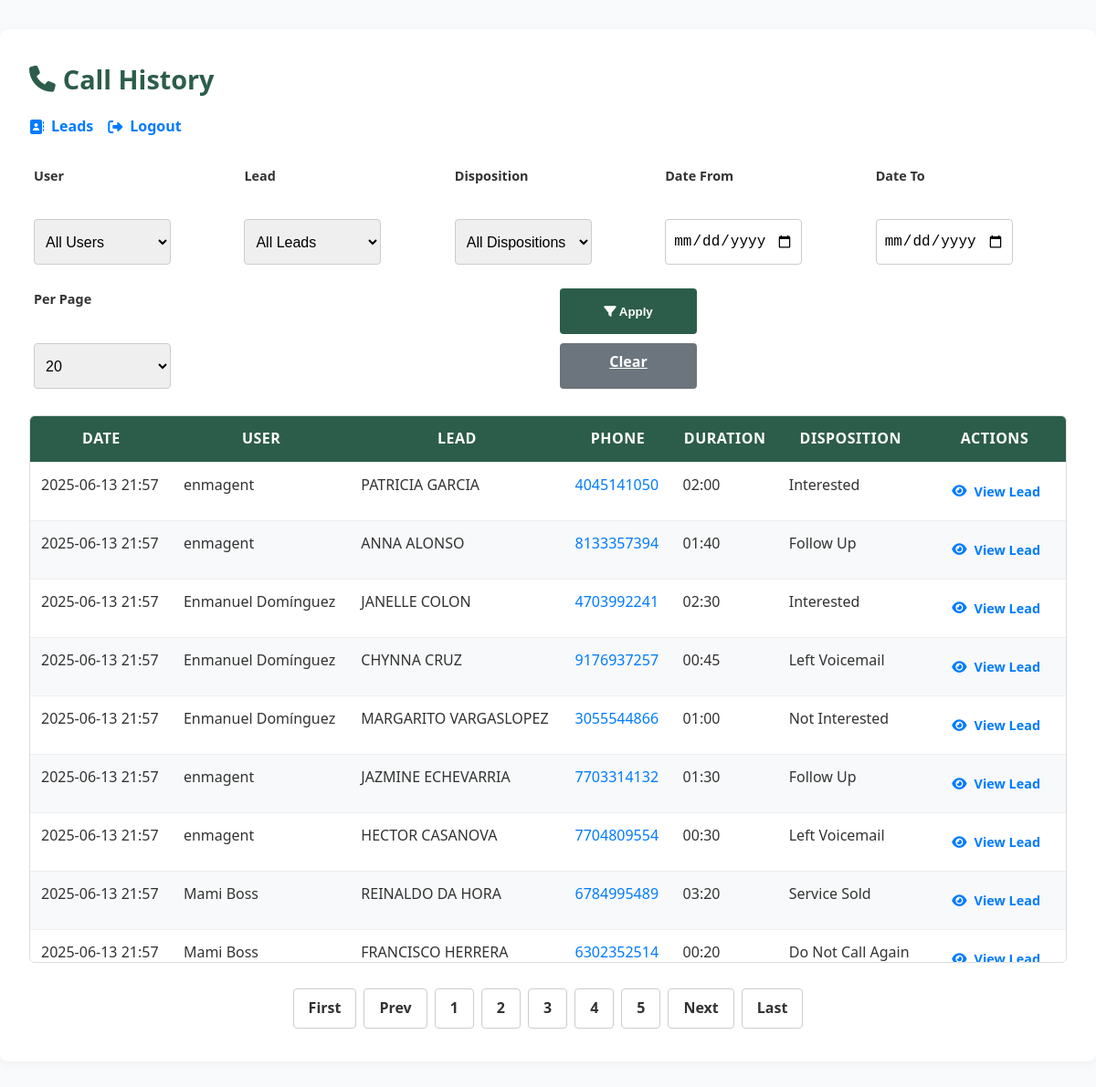
The page /calls/list.php (signed in) on the database as committed earlier.
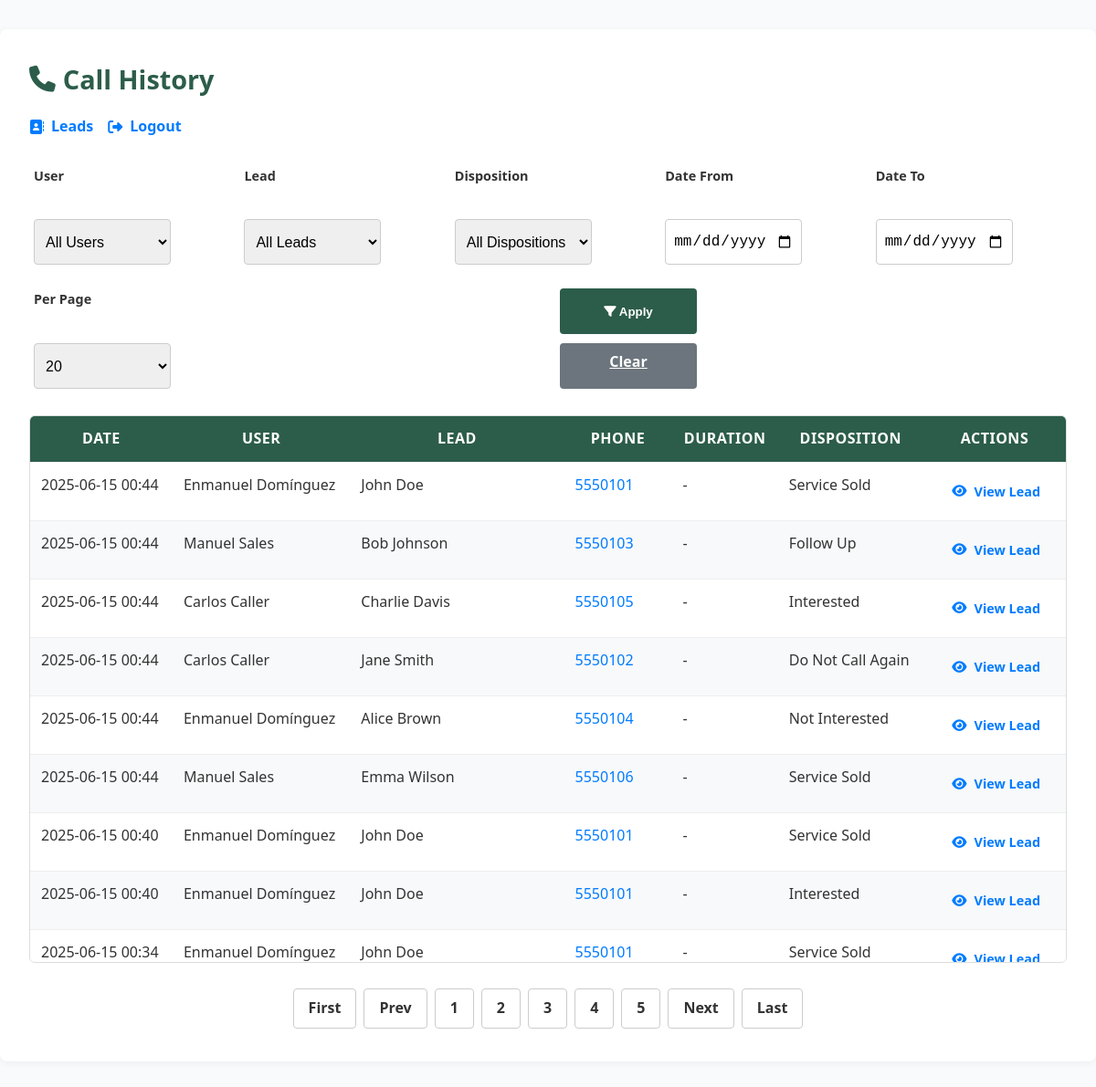
The same page on the database as committed later.
### tables this page shows
CREATE TABLE `interactions` (
  `id` int(11) NOT NULL,
  `lead_id` int(11) NOT NULL,
  `user_id` int(11) NOT NULL,
  `disposition_id` int(11) NOT NULL,
  `notes` text DEFAULT NULL,
  `interaction_time` datetime NOT NULL DEFAULT current_timestamp(),
  `duration_seconds` int(11) DEFAULT NULL,
  `created_at` datetime NOT NULL DEFAULT current_timestamp(),
  `updated_at` datetime NOT NULL DEFAULT current_timestamp() ON UPDATE current_timestamp()
);

CREATE TABLE `users` (
  `id` int(11) NOT NULL,
  `name` varchar(100) NOT NULL,
  `email` varchar(100) NOT NULL,
  `password_hash` varchar(255) NOT NULL,
  `status` enum('active','inactive') NOT NULL DEFAULT 'active',
  `created_at` datetime NOT NULL DEFAULT current_timestamp(),
  `updated_at` datetime NOT NULL DEFAULT current_timestamp() ON UPDATE current_timestamp()
);

CREATE TABLE `leads` (
  `id` int(11) NOT NULL,
  `external_id` varchar(100) NOT NULL,
  `prefix` varchar(20) DEFAULT NULL,
  `first_name` varchar(50) NOT NULL,
  `mi` varchar(10) DEFAULT NULL,
  `last_name` varchar(50) NOT NULL,
  `phone` varchar(20) NOT NULL,
  `email` varchar(100) DEFAULT NULL,
  `address_line` varchar(150) DEFAULT NULL,
  `suite_apt` varchar(50) DEFAULT NULL,
  `city` varchar(50) DEFAULT NULL,
  `state` char(2) DEFAULT NULL,
  `zip5` char(5) DEFAULT NULL,
  `zip4` char(4) DEFAULT NULL,
  `delivery_point_bar_code` varchar(20) DEFAULT NULL,
  `carrier_route` varchar(20) DEFAULT NULL,
  `fips_county_code` char(5) DEFAULT NULL,
  `county_name` varchar(50) DEFAULT NULL,
  `age` int(11) DEFAULT NULL,
  `insurance_interest_id` int(11) DEFAULT NULL,
  `source_id` int(11) NOT NULL,
  `do_not_call` tinyint(1) NOT NULL DEFAULT 0,
  `taken_by` int(11) DEFAULT NULL,
  `taken_at` datetime DEFAULT NULL,
  `created_at` datetime NOT NULL DEFAULT current_timestamp(),
  `updated_at` datetime NOT NULL DEFAULT current_timestamp() ON UPDATE current_timestamp(),
  `income` varchar(10) DEFAULT NULL,
  `language` varchar(10) DEFAULT NULL,
  `notes` text DEFAULT NULL,
  `uploaded_by` int(11) DEFAULT NULL
);

CREATE TABLE `dispositions` (
  `id` int(11) NOT NULL,
  `name` varchar(50) NOT NULL,
  `created_at` datetime NOT NULL DEFAULT current_timestamp()
);

### calls/list.php (the view, shortened to what the changed rows need)
<?php
$pdo  = getPDO();
$page    = max(1, (int)($_GET['page'] ?? 1));
$perPage = (int)($_GET['per_page'] ?? 20);
$perPage = in_array($perPage, [10,20,50,100], true) ? $perPage : 20;
$offset  = ($page - 1) * $perPage;
$conds  = [];
$params = [];
$where = $conds ? "WHERE " . implode(" AND ", $conds) : "";
$countStmt = $pdo->prepare("
    SELECT COUNT(*)
    FROM interactions i
    JOIN users u ON i.user_id = u.id
    JOIN leads l ON i.lead_id = l.id
    $where
");
$countStmt->execute($params);
$totalCalls = (int)$countStmt->fetchColumn();
$totalPages = max(1, (int)ceil($totalCalls / $perPage));
$stmt = $pdo->prepare("
    SELECT
        i.id,
        i.created_at,
        i.duration_seconds,
        d.name AS disposition,
        u.name AS user,
        l.id   AS lead_id,
        CONCAT(l.first_name,' ',l.last_name) AS lead_name,
        l.phone
    FROM interactions i
    JOIN users u        ON i.user_id = u.id
    JOIN leads l        ON i.lead_id = l.id
    JOIN dispositions d ON i.disposition_id = d.id
    $where
    ORDER BY i.created_at DESC
    LIMIT $offset, $perPage
");
$stmt->execute($params);
$calls = $stmt->fetchAll(PDO::FETCH_ASSOC);
function h($s){ return htmlspecialchars((string)$s, ENT_QUOTES, 'UTF-8'); }
function dur_mmss(?int $s): string {
    if (!$s) return '-';
    $m = floor($s/60);
    $r = $s%60;
    return sprintf('%02d:%02d', $m, $r);
}
function query_keep(array $extra = []): string {
    $keep = [
        'user'        => $_GET['user']        ?? '',
        'lead'        => $_GET['lead']        ?? '',
        'disposition' => $_GET['disposition'] ?? '',
        'date_from'   => $_GET['date_from']   ?? '',
        'date_to'     => $_GET['date_to']     ?? '',
        'per_page'    => $_GET['per_page']    ?? '',
    ];
    $q = array_filter($keep, fn($v)=>$v!=='');
    $q = array_merge($q, $extra);
    return http_build_query($q);
}
?>
<!DOCTYPE html>
<html lang="en">
<head>
  <link rel="stylesheet" href="https://cdnjs.cloudflare.com/ajax/libs/font-awesome/6.4.0/css/all.min.css">
  <link rel="stylesheet" href="../assets/css/calls/list.css">
</head>
<body>
<div class="container">
  <h1><i class="fas fa-phone"></i> Call History</h1>
  <div class="table-container">
    <table class="call-table">
      <thead>
        <tr>
          <th>Date</th>
          <th>User</th>
          <th>Lead</th>
          <th>Phone</th>
          <th>Duration</th>
          <th>Disposition</th>
          <th>Actions</th>
        </tr>
      </thead>
      <tbody>
        <?php if (!$calls): ?>
          <tr><td colspan="7" class="empty">No calls found.</td></tr>
        <?php else: foreach ($calls as $call): ?>
          <tr>
            <td><?= h(date('Y-m-d H:i', strtotime($call['created_at']))) ?></td>
            <td><?= h($call['user']) ?></td>
            <td><?= h($call['lead_name']) ?></td>
            <td>
              <?php $ph = preg_replace('/\s+/', '', (string)$call['phone']); ?>
              <a href="tel:<?= h($ph) ?>"><?= h($call['phone']) ?></a>
            </td>
            <td><?= dur_mmss($call['duration_seconds'] ? (int)$call['duration_seconds'] : null) ?></td>
            <td><?= h($call['disposition']) ?></td>
            <td class="actions-cell">
              <a href="../leads/view.php?id=<?= (int)$call['lead_id'] ?>" class="btn btn-view">
                <i class="fas fa-eye"></i> View Lead
              </a>
            </td>
          </tr>
        <?php endforeach; endif; ?>
      </tbody>
    </table>
  </div>
  <?php if ($totalPages > 1):
    $qsFirst = query_keep(['page'=>1]);
    $qsPrev  = query_keep(['page'=>max(1,$page-1)]);
    $qsNext  = query_keep(['page'=>min($totalPages,$page+1)]);
    $qsLast  = query_keep(['page'=>$totalPages]);
  ?>
    <nav class="pagination" aria-label="Page navigation">
      <a class="page-link" href="?<?= $qsFirst ?>">First</a>
      <a class="page-link" href="?<?= $qsPrev ?>">Prev</a>
      <?php for ($i=1; $i<=$totalPages; $i++): ?>
        <a class="page-link <?= $i===$page?'active':'' ?>" href="?<?= query_keep(['page'=>$i]) ?>"><?= $i ?></a>
      <?php endfor; ?>
      <a class="page-link" href="?<?= $qsNext ?>">Next</a>
      <a class="page-link" href="?<?= $qsLast ?>">Last</a>
    </nav>
  <?php endif; ?>
</div>
</body>
</html>

Rows that differ between the two databases and show on the page:
no longer on this page (row unchanged): interactions: created_at "2025-06-13 21:57", user.name "enmagent", lead_name "PATRICIA GARCIA", lead.phone "4045141050", duration_seconds "02:00", disposition.name "Interested"
no longer on this page (row unchanged): interactions: created_at "2025-06-13 21:57", user.name "enmagent", lead_name "ANNA ALONSO", lead.phone "8133357394", duration_seconds "01:40", disposition.name "Follow Up"
no longer on this page (row unchanged): interactions: created_at "2025-06-13 21:57", user.name "Enmanuel Domínguez", lead_name "JANELLE COLON", lead.phone "4703992241", duration_seconds "02:30", disposition.name "Interested"
no longer on this page (row unchanged): interactions: created_at "2025-06-13 21:57", user.name "Enmanuel Domínguez", lead_name "CHYNNA CRUZ", lead.phone "9176937257", duration_seconds "00:45", disposition.name "Left Voicemail"
no longer on this page (row unchanged): interactions: created_at "2025-06-13 21:57", user.name "Enmanuel Domínguez", lead_name "MARGARITO VARGASLOPEZ", lead.phone "3055544866", duration_seconds "01:00", disposition.name "Not Interested"
no longer on this page (row unchanged): interactions: created_at "2025-06-13 21:57", user.name "enmagent", lead_name "JAZMINE ECHEVARRIA", lead.phone "7703314132", duration_seconds "01:30", disposition.name "Follow Up"
no longer on this page (row unchanged): interactions: created_at "2025-06-13 21:57", user.name "enmagent", lead_name "HECTOR CASANOVA", lead.phone "7704809554", duration_seconds "00:30", disposition.name "Left Voicemail"
no longer on this page (row unchanged): interactions: created_at "2025-06-13 21:57", user.name "Mami Boss", lead_name "REINALDO DA HORA", lead.phone "6784995489", duration_seconds "03:20", disposition.name "Service Sold"
no longer on this page (row unchanged): interactions: created_at "2025-06-13 21:57", user.name "Mami Boss", lead_name "FRANCISCO HERRERA", lead.phone "6302352514", duration_seconds "00:20", disposition.name "Do Not Call Again"
added interactions: created_at "2025-06-15 00:44", user.name "Enmanuel Domínguez", lead_name "John Doe", lead.phone "5550101", duration_seconds "-", disposition.name "Service Sold"
added interactions: created_at "2025-06-15 00:44", user.name "Manuel Sales", lead_name "Bob Johnson", lead.phone "5550103", duration_seconds "-", disposition.name "Follow Up"
added interactions: created_at "2025-06-15 00:44", user.name "Carlos Caller", lead_name "Charlie Davis", lead.phone "5550105", duration_seconds "-", disposition.name "Interested"
added interactions: created_at "2025-06-15 00:44", user.name "Carlos Caller", lead_name "Jane Smith", lead.phone "5550102", duration_seconds "-", disposition.name "Do Not Call Again"
added interactions: created_at "2025-06-15 00:44", user.name "Enmanuel Domínguez", lead_name "Alice Brown", lead.phone "5550104", duration_seconds "-", disposition.name "Not Interested"
added interactions: created_at "2025-06-15 00:44", user.name "Manuel Sales", lead_name "Emma Wilson", lead.phone "5550106", duration_seconds "-", disposition.name "Service Sold"
added interactions: created_at "2025-06-15 00:40", user.name "Enmanuel Domínguez", lead_name "John Doe", lead.phone "5550101", duration_seconds "-", disposition.name "Service Sold"
added interactions: created_at "2025-06-15 00:40", user.name "Enmanuel Domínguez", lead_name "John Doe", lead.phone "5550101", duration_seconds "-", disposition.name "Interested"
added interactions: created_at "2025-06-15 00:34", user.name "Enmanuel Domínguez", lead_name "John Doe", lead.phone "5550101", duration_seconds "-", disposition.name "Service Sold"
